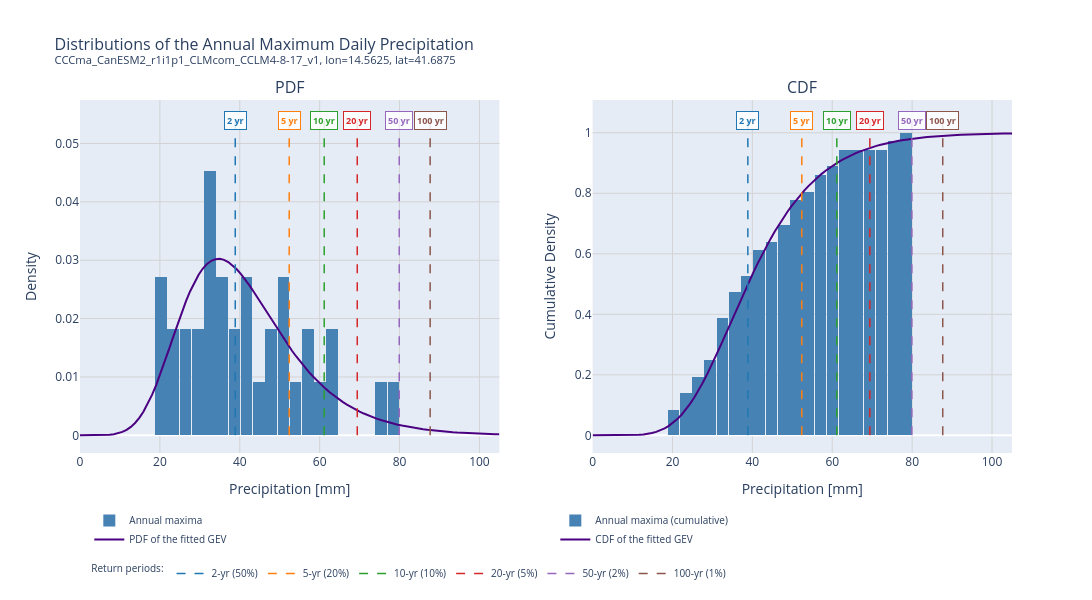

Write notebook code for a chart like this one.
### Markdown cell above
### Definition of return periods

The above histogram and fitted GEV distribution already indicate probability of an event to occur, e.g., an event larger than 80 mm per day (intensity), occurring. The return period is defined using this **exceedance probability**. 


```{admonition} What is a return period?
:class: note
 A return period (or recurrence interval) is a statistical measurement that denotes the average time between two extreme events of the same intensity. The return period is calculated as the inverse of the exceedance probability that such an event will occur in a given year. For example, an event with a 100-year return period has a 1% chance of occuring in any single year (rather than a guaranteed once-a-century occurrence).
```

Using the fitted GEV, we can use its probability density function (PDF) and cumulative density function (CDF) to estimate the probability of exceedance for specific thresholds:

The **return period** $T$ of an extreme precipitation event is defined as the average time between two events of the same or greater intensity. It is calculated from the **exceedance probability** $p$ — the probability that the event is exceeded in any single year:

$$T = \frac{1}{p} = \frac{1}{1 - F(x)}$$

where $F(x)$ is the cumulative distribution function (CDF) evaluated at intensity $x$. For example, a 100-year return level has an exceedance probability of 1% per year.

We can invert the CDF to obtain the return level associated with a given return period: $x_T = F^{-1}(1 - 1/T)$.

### Code cell
from plotly.subplots import make_subplots

# Distinct color per return period
rp_colors = ['#1f77b4', '#ff7f0e', '#2ca02c', '#d62728', '#9467bd', '#8c564b']

# Compute return levels
return_periods = np.array([2, 5, 10, 20, 50, 100])
return_levels = genextreme.ppf(1 - 1/return_periods, *gev_params)

x = np.linspace(0, annual_max_df['rx1day'].max() + 25, 100)
pdf = genextreme.pdf(x, *gev_params)
cdf = genextreme.cdf(x, *gev_params)

# Build density histograms manually
counts_pdf, bin_edges = np.histogram(annual_max_df['rx1day'], bins=20, density=True)
bin_width = bin_edges[1] - bin_edges[0]
bin_centers = (bin_edges[:-1] + bin_edges[1:]) / 2
counts_cdf = np.cumsum(counts_pdf) * bin_width
y_max_pdf = max(counts_pdf.max(), pdf.max()) * 1.2

fig = make_subplots(rows=1, cols=2, subplot_titles=['PDF', 'CDF'])

# --- PDF panel (legend) ---
fig.add_trace(go.Bar(x=bin_centers, y=counts_pdf, width=bin_width * 0.95,
                     marker=dict(color='steelblue', line=dict(width=0)),
                     name='Annual maxima', legend='legend'), row=1, col=1)
fig.add_trace(go.Scatter(x=x, y=pdf, mode='lines', line=dict(color='indigo', width=2),
                         name='PDF of the fitted GEV', legend='legend'), row=1, col=1)

# --- CDF panel (legend2) ---
fig.add_trace(go.Bar(x=bin_centers, y=counts_cdf, width=bin_width * 0.95,
                     marker=dict(color='steelblue', line=dict(width=0)),
                     name='Annual maxima (cumulative)', legend='legend2'), row=1, col=2)
fig.add_trace(go.Scatter(x=x, y=cdf, mode='lines', line=dict(color='indigo', width=2),
                         name='CDF of the fitted GEV', legend='legend2'), row=1, col=2)

# --- Return level lines as traceable scatter traces (legend3) ---
for idx, (rp, rl) in enumerate(zip(return_periods, return_levels)):
    color = rp_colors[idx]
    hover_text = f'<b>{rp}-year return period</b><br>Return level: {rl:.1f} mm<br>Exceedance prob.: {1/rp:.1%}'

    # PDF panel — shown in legend3
    fig.add_trace(go.Scatter(
        x=[rl, rl], y=[0, y_max_pdf],
        mode='lines',
        line=dict(color=color, dash='dash', width=1.5),
        name=f'{rp}-yr ({1/rp:.0%})',
        legend='legend3', legendgroup=f'rp{rp}',
        showlegend=True,
        hovertemplate=hover_text + '<extra></extra>',
    ), row=1, col=1)

    # CDF panel — linked via legendgroup, hidden from legend
    fig.add_trace(go.Scatter(
        x=[rl, rl], y=[0, 1.05],
        mode='lines',
        line=dict(color=color, dash='dash', width=1.5),
        name=f'{rp}-yr ({1/rp:.0%})',
        legend='legend3', legendgroup=f'rp{rp}',
        showlegend=False,
        hovertemplate=hover_text + '<extra></extra>',
    ), row=1, col=2)

    # Horizontal annotation at top of each panel with background
    for col, xref, yref in [(1, 'x', 'y domain'), (2, 'x2', 'y2 domain')]:
        fig.add_annotation(
            x=rl, y=0.97, text=f'<b>{rp} yr</b>',
            showarrow=False,
            font=dict(size=9, color=color),
            xref=xref, yref=yref,
            bgcolor='rgba(255,255,255,0.85)',
            bordercolor=color, borderwidth=1, borderpad=2,
        )

fig.update_xaxes(title_text='Precipitation [mm]', showgrid=True, gridcolor='lightgrey')
fig.update_yaxes(title_text='Density', showgrid=True, gridcolor='lightgrey', row=1, col=1)
fig.update_yaxes(title_text='Cumulative Density', showgrid=True, gridcolor='lightgrey', row=1, col=2)
fig.update_layout(
    title=dict(
        text=f'Distributions of the Annual Maximum Daily Precipitation<br><sup>{point_df["member_id"].unique()[0]}, lon={point_df["lon"].iloc[0]}, lat={point_df["lat"].iloc[0]}</sup>',
        font=dict(size=16),
    ),
    bargap=0,
    legend=dict(x=0.01, y=-0.15, xanchor='left', yanchor='top', font=dict(size=10),
                bgcolor='rgba(255,255,255,0.7)'),
    legend2=dict(x=0.51, y=-0.15, xanchor='left', yanchor='top', font=dict(size=10),
                 bgcolor='rgba(255,255,255,0.7)'),
    legend3=dict(x=0.01, y=-0.3, xanchor='left', yanchor='top', font=dict(size=10),
                 bgcolor='rgba(255,255,255,0.7)', orientation='h',
                 title=dict(text='Return periods:', font=dict(size=10))),
    width=1200,
    height=600,
)

fig.show()

### Figure 1 — Plotly figure (JSON) as saved in the notebook; plotly's stock layout.template omitted (floating-point values rounded to 4 significant figures)
{"data": [{"legend": "legend", "marker": {"color": "steelblue", "line": {"width": 0}}, "name": "Annual maxima", "type": "bar", "width": 2.909, "x": [20.28, 23.34, 26.41, 29.47, 32.53, 35.59, 38.66, 41.72, 44.78, 47.84, 50.91, 53.97, 57.03, 60.09, 63.16, 66.22, 69.28, 72.34, 75.41, 78.47], "xaxis": "x", "y": [0.02721, 0.01814, 0.01814, 0.01814, 0.04535, 0.02721, 0.01814, 0.02721, 0.00907, 0.01814, 0.02721, 0.00907, 0.01814, 0.00907, 0.01814, 0.0, 0.0, 0.0, 0.00907, 0.00907], "yaxis": "y"}, {"legend": "legend", "line": {"color": "indigo", "width": 2}, "mode": "lines", "name": "PDF of the fitted GEV", "type": "scatter", "x": [0.0, 1.061, 2.121, 3.182, 4.242, 5.303, 6.364, 7.424, 8.485, 9.545, 10.61, 11.67, 12.73, 13.79, 14.85, 15.91, 16.97, 18.03, 19.09, 20.15, 21.21, 22.27, 23.33, 24.39, 25.45, 26.52, 27.58, 28.64, 29.7, 30.76, 31.82, 32.88, 33.94, 35.0, 36.06, 37.12, 38.18, 39.24, 40.3, 41.36, 42.42, 43.48, 44.55, 45.61, 46.67, 47.73, 48.79, 49.85, 50.91, 51.97, 53.03, 54.09, 55.15, 56.21, 57.27, 58.33, 59.39, 60.45, 61.52, 62.58, 63.64, 64.7, 65.76, 66.82, 67.88, 68.94, 70.0, 71.06, 72.12, 73.18, 74.24, 75.3, 76.36, 77.42, 78.48, 79.55, 80.61, 81.67, 82.73, 83.79, 84.85, 85.91, 86.97, 88.03, 89.09, 90.15, 91.21, 92.27, 93.33, 94.39, 95.45, 96.52, 97.58, 98.64, 99.7, 100.8, 101.8, 102.9, 103.9, 105.0], "xaxis": "x", "y": [2.097e-07, 6.603e-07, 1.891e-06, 4.959e-06, 1.199e-05, 2.691e-05, 5.633e-05, 0.0001106, 0.0002047, 0.0003586, 0.0005975, 0.00095, 0.001447, 0.002118, 0.002988, 0.004076, 0.005389, 0.006922, 0.008657, 0.01056, 0.0126, 0.01472, 0.01687, 0.019, 0.02104, 0.02295, 0.02469, 0.02622, 0.02752, 0.02857, 0.02936, 0.0299, 0.03018, 0.03023, 0.03006, 0.02969, 0.02915, 0.02845, 0.02762, 0.02669, 0.02568, 0.0246, 0.02348, 0.02233, 0.02117, 0.02001, 0.01886, 0.01773, 0.01663, 0.01556, 0.01454, 0.01355, 0.01261, 0.01172, 0.01088, 0.01008, 0.009326, 0.00862, 0.007959, 0.007342, 0.006766, 0.006229, 0.00573, 0.005267, 0.004839, 0.004441, 0.004074, 0.003735, 0.003423, 0.003135, 0.002869, 0.002625, 0.0024, 0.002194, 0.002005, 0.001831, 0.001672, 0.001526, 0.001392, 0.00127, 0.001158, 0.001055, 0.0009614, 0.0008758, 0.0007976, 0.0007261, 0.0006609, 0.0006013, 0.000547, 0.0004974, 0.0004523, 0.0004111, 0.0003736, 0.0003394, 0.0003083, 0.0002799, 0.0002541, 0.0002307, 0.0002093, 0.0001899], "yaxis": "y"}, {"legend": "legend2", "marker": {"color": "steelblue", "line": {"width": 0}}, "name": "Annual maxima (cumulative)", "type": "bar", "width": 2.909, "x": [20.28, 23.34, 26.41, 29.47, 32.53, 35.59, 38.66, 41.72, 44.78, 47.84, 50.91, 53.97, 57.03, 60.09, 63.16, 66.22, 69.28, 72.34, 75.41, 78.47], "xaxis": "x2", "y": [0.08333, 0.1389, 0.1944, 0.25, 0.3889, 0.4722, 0.5278, 0.6111, 0.6389, 0.6944, 0.7778, 0.8056, 0.8611, 0.8889, 0.9444, 0.9444, 0.9444, 0.9444, 0.9722, 1.0], "yaxis": "y2"}, {"legend": "legend2", "line": {"color": "indigo", "width": 2}, "mode": "lines", "name": "CDF of the fitted GEV", "type": "scatter", "x": [0.0, 1.061, 2.121, 3.182, 4.242, 5.303, 6.364, 7.424, 8.485, 9.545, 10.61, 11.67, 12.73, 13.79, 14.85, 15.91, 16.97, 18.03, 19.09, 20.15, 21.21, 22.27, 23.33, 24.39, 25.45, 26.52, 27.58, 28.64, 29.7, 30.76, 31.82, 32.88, 33.94, 35.0, 36.06, 37.12, 38.18, 39.24, 40.3, 41.36, 42.42, 43.48, 44.55, 45.61, 46.67, 47.73, 48.79, 49.85, 50.91, 51.97, 53.03, 54.09, 55.15, 56.21, 57.27, 58.33, 59.39, 60.45, 61.52, 62.58, 63.64, 64.7, 65.76, 66.82, 67.88, 68.94, 70.0, 71.06, 72.12, 73.18, 74.24, 75.3, 76.36, 77.42, 78.48, 79.55, 80.61, 81.67, 82.73, 83.79, 84.85, 85.91, 86.97, 88.03, 89.09, 90.15, 91.21, 92.27, 93.33, 94.39, 95.45, 96.52, 97.58, 98.64, 99.7, 100.8, 101.8, 102.9, 103.9, 105.0], "xaxis": "x2", "y": [1.741e-07, 5.941e-07, 1.844e-06, 5.242e-06, 1.374e-05, 3.344e-05, 7.591e-05, 0.0001616, 0.0003245, 0.0006169, 0.001115, 0.001924, 0.003182, 0.005055, 0.007745, 0.01147, 0.01647, 0.02298, 0.03123, 0.0414, 0.05368, 0.06817, 0.08492, 0.104, 0.1252, 0.1485, 0.1738, 0.2008, 0.2294, 0.2591, 0.2899, 0.3213, 0.3532, 0.3853, 0.4173, 0.449, 0.4802, 0.5107, 0.5405, 0.5693, 0.5971, 0.6238, 0.6493, 0.6735, 0.6966, 0.7184, 0.739, 0.7584, 0.7767, 0.7937, 0.8097, 0.8246, 0.8385, 0.8514, 0.8633, 0.8744, 0.8847, 0.8942, 0.903, 0.9111, 0.9186, 0.9255, 0.9318, 0.9377, 0.943, 0.9479, 0.9525, 0.9566, 0.9604, 0.9639, 0.967, 0.97, 0.9726, 0.9751, 0.9773, 0.9793, 0.9812, 0.9829, 0.9844, 0.9858, 0.9871, 0.9883, 0.9894, 0.9903, 0.9912, 0.992, 0.9928, 0.9934, 0.994, 0.9946, 0.9951, 0.9955, 0.996, 0.9963, 0.9967, 0.997, 0.9973, 0.9975, 0.9978, 0.998], "yaxis": "y2"}, {"hovertemplate": "<b>2-year return period</b><br>Return level: 38.9 mm<br>Exceedance prob.: 50.0%<extra></extra>", "legend": "legend3", "legendgroup": "rp2", "line": {"color": "#1f77b4", "dash": "dash", "width": 1.5}, "mode": "lines", "name": "2-yr (50%)", "showlegend": true, "type": "scatter", "x": [38.87, 38.87], "xaxis": "x", "y": [0, 0.05442], "yaxis": "y"}, {"hovertemplate": "<b>2-year return period</b><br>Return level: 38.9 mm<br>Exceedance prob.: 50.0%<extra></extra>", "legend": "legend3", "legendgroup": "rp2", "line": {"color": "#1f77b4", "dash": "dash", "width": 1.5}, "mode": "lines", "name": "2-yr (50%)", "showlegend": false, "type": "scatter", "x": [38.87, 38.87], "xaxis": "x2", "y": [0, 1.05], "yaxis": "y2"}, {"hovertemplate": "<b>5-year return period</b><br>Return level: 52.4 mm<br>Exceedance prob.: 20.0%<extra></extra>", "legend": "legend3", "legendgroup": "rp5", "line": {"color": "#ff7f0e", "dash": "dash", "width": 1.5}, "mode": "lines", "name": "5-yr (20%)", "showlegend": true, "type": "scatter", "x": [52.38, 52.38], "xaxis": "x", "y": [0, 0.05442], "yaxis": "y"}, {"hovertemplate": "<b>5-year return period</b><br>Return level: 52.4 mm<br>Exceedance prob.: 20.0%<extra></extra>", "legend": "legend3", "legendgroup": "rp5", "line": {"color": "#ff7f0e", "dash": "dash", "width": 1.5}, "mode": "lines", "name": "5-yr (20%)", "showlegend": false, "type": "scatter", "x": [52.38, 52.38], "xaxis": "x2", "y": [0, 1.05], "yaxis": "y2"}, {"hovertemplate": "<b>10-year return period</b><br>Return level: 61.1 mm<br>Exceedance prob.: 10.0%<extra></extra>", "legend": "legend3", "legendgroup": "rp10", "line": {"color": "#2ca02c", "dash": "dash", "width": 1.5}, "mode": "lines", "name": "10-yr (10%)", "showlegend": true, "type": "scatter", "x": [61.14, 61.14], "xaxis": "x", "y": [0, 0.05442], "yaxis": "y"}, {"hovertemplate": "<b>10-year return period</b><br>Return level: 61.1 mm<br>Exceedance prob.: 10.0%<extra></extra>", "legend": "legend3", "legendgroup": "rp10", "line": {"color": "#2ca02c", "dash": "dash", "width": 1.5}, "mode": "lines", "name": "10-yr (10%)", "showlegend": false, "type": "scatter", "x": [61.14, 61.14], "xaxis": "x2", "y": [0, 1.05], "yaxis": "y2"}, {"hovertemplate": "<b>20-year return period</b><br>Return level: 69.4 mm<br>Exceedance prob.: 5.0%<extra></extra>", "legend": "legend3", "legendgroup": "rp20", "line": {"color": "#d62728", "dash": "dash", "width": 1.5}, "mode": "lines", "name": "20-yr (5%)", "showlegend": true, "type": "scatter", "x": [69.41, 69.41], "xaxis": "x", "y": [0, 0.05442], "yaxis": "y"}, {"hovertemplate": "<b>20-year return period</b><br>Return level: 69.4 mm<br>Exceedance prob.: 5.0%<extra></extra>", "legend": "legend3", "legendgroup": "rp20", "line": {"color": "#d62728", "dash": "dash", "width": 1.5}, "mode": "lines", "name": "20-yr (5%)", "showlegend": false, "type": "scatter", "x": [69.41, 69.41], "xaxis": "x2", "y": [0, 1.05], "yaxis": "y2"}, {"hovertemplate": "<b>50-year return period</b><br>Return level: 79.9 mm<br>Exceedance prob.: 2.0%<extra></extra>", "legend": "legend3", "legendgroup": "rp50", "line": {"color": "#9467bd", "dash": "dash", "width": 1.5}, "mode": "lines", "name": "50-yr (2%)", "showlegend": true, "type": "scatter", "x": [79.92, 79.92], "xaxis": "x", "y": [0, 0.05442], "yaxis": "y"}, {"hovertemplate": "<b>50-year return period</b><br>Return level: 79.9 mm<br>Exceedance prob.: 2.0%<extra></extra>", "legend": "legend3", "legendgroup": "rp50", "line": {"color": "#9467bd", "dash": "dash", "width": 1.5}, "mode": "lines", "name": "50-yr (2%)", "showlegend": false, "type": "scatter", "x": [79.92, 79.92], "xaxis": "x2", "y": [0, 1.05], "yaxis": "y2"}, {"hovertemplate": "<b>100-year return period</b><br>Return level: 87.7 mm<br>Exceedance prob.: 1.0%<extra></extra>", "legend": "legend3", "legendgroup": "rp100", "line": {"color": "#8c564b", "dash": "dash", "width": 1.5}, "mode": "lines", "name": "100-yr (1%)", "showlegend": true, "type": "scatter", "x": [87.66, 87.66], "xaxis": "x", "y": [0, 0.05442], "yaxis": "y"}, {"hovertemplate": "<b>100-year return period</b><br>Return level: 87.7 mm<br>Exceedance prob.: 1.0%<extra></extra>", "legend": "legend3", "legendgroup": "rp100", "line": {"color": "#8c564b", "dash": "dash", "width": 1.5}, "mode": "lines", "name": "100-yr (1%)", "showlegend": false, "type": "scatter", "x": [87.66, 87.66], "xaxis": "x2", "y": [0, 1.05], "yaxis": "y2"}], "layout": {"annotations": [{"font": {"size": 16}, "showarrow": false, "text": "PDF", "x": 0.225, "xanchor": "center", "xref": "paper", "y": 1, "yanchor": "bottom", "yref": "paper"}, {"font": {"size": 16}, "showarrow": false, "text": "CDF", "x": 0.775, "xanchor": "center", "xref": "paper", "y": 1, "yanchor": "bottom", "yref": "paper"}, {"bgcolor": "rgba(255,255,255,0.85)", "bordercolor": "#1f77b4", "borderpad": 2, "borderwidth": 1, "font": {"color": "#1f77b4", "size": 9}, "showarrow": false, "text": "<b>2 yr</b>", "x": 38.87, "xref": "x", "y": 0.97, "yref": "y domain"}, {"bgcolor": "rgba(255,255,255,0.85)", "bordercolor": "#1f77b4", "borderpad": 2, "borderwidth": 1, "font": {"color": "#1f77b4", "size": 9}, "showarrow": false, "text": "<b>2 yr</b>", "x": 38.87, "xref": "x2", "y": 0.97, "yref": "y2 domain"}, {"bgcolor": "rgba(255,255,255,0.85)", "bordercolor": "#ff7f0e", "borderpad": 2, "borderwidth": 1, "font": {"color": "#ff7f0e", "size": 9}, "showarrow": false, "text": "<b>5 yr</b>", "x": 52.38, "xref": "x", "y": 0.97, "yref": "y domain"}, {"bgcolor": "rgba(255,255,255,0.85)", "bordercolor": "#ff7f0e", "borderpad": 2, "borderwidth": 1, "font": {"color": "#ff7f0e", "size": 9}, "showarrow": false, "text": "<b>5 yr</b>", "x": 52.38, "xref": "x2", "y": 0.97, "yref": "y2 domain"}, {"bgcolor": "rgba(255,255,255,0.85)", "bordercolor": "#2ca02c", "borderpad": 2, "borderwidth": 1, "font": {"color": "#2ca02c", "size": 9}, "showarrow": false, "text": "<b>10 yr</b>", "x": 61.14, "xref": "x", "y": 0.97, "yref": "y domain"}, {"bgcolor": "rgba(255,255,255,0.85)", "bordercolor": "#2ca02c", "borderpad": 2, "borderwidth": 1, "font": {"color": "#2ca02c", "size": 9}, "showarrow": false, "text": "<b>10 yr</b>", "x": 61.14, "xref": "x2", "y": 0.97, "yref": "y2 domain"}, {"bgcolor": "rgba(255,255,255,0.85)", "bordercolor": "#d62728", "borderpad": 2, "borderwidth": 1, "font": {"color": "#d62728", "size": 9}, "showarrow": false, "text": "<b>20 yr</b>", "x": 69.41, "xref": "x", "y": 0.97, "yref": "y domain"}, {"bgcolor": "rgba(255,255,255,0.85)", "bordercolor": "#d62728", "borderpad": 2, "borderwidth": 1, "font": {"color": "#d62728", "size": 9}, "showarrow": false, "text": "<b>20 yr</b>", "x": 69.41, "xref": "x2", "y": 0.97, "yref": "y2 domain"}, {"bgcolor": "rgba(255,255,255,0.85)", "bordercolor": "#9467bd", "borderpad": 2, "borderwidth": 1, "font": {"color": "#9467bd", "size": 9}, "showarrow": false, "text": "<b>50 yr</b>", "x": 79.92, "xref": "x", "y": 0.97, "yref": "y domain"}, {"bgcolor": "rgba(255,255,255,0.85)", "bordercolor": "#9467bd", "borderpad": 2, "borderwidth": 1, "font": {"color": "#9467bd", "size": 9}, "showarrow": false, "text": "<b>50 yr</b>", "x": 79.92, "xref": "x2", "y": 0.97, "yref": "y2 domain"}, {"bgcolor": "rgba(255,255,255,0.85)", "bordercolor": "#8c564b", "borderpad": 2, "borderwidth": 1, "font": {"color": "#8c564b", "size": 9}, "showarrow": false, "text": "<b>100 yr</b>", "x": 87.66, "xref": "x", "y": 0.97, "yref": "y domain"}, {"bgcolor": "rgba(255,255,255,0.85)", "bordercolor": "#8c564b", "borderpad": 2, "borderwidth": 1, "font": {"color": "#8c564b", "size": 9}, "showarrow": false, "text": "<b>100 yr</b>", "x": 87.66, "xref": "x2", "y": 0.97, "yref": "y2 domain"}], "bargap": 0, "height": 600, "legend": {"bgcolor": "rgba(255,255,255,0.7)", "font": {"size": 10}, "x": 0.01, "xanchor": "left", "y": -0.15, "yanchor": "top"}, "legend2": {"bgcolor": "rgba(255,255,255,0.7)", "font": {"size": 10}, "x": 0.51, "xanchor": "left", "y": -0.15, "yanchor": "top"}, "legend3": {"bgcolor": "rgba(255,255,255,0.7)", "font": {"size": 10}, "orientation": "h", "title": {"font": {"size": 10}, "text": "Return periods:"}, "x": 0.01, "xanchor": "left", "y": -0.3, "yanchor": "top"}, "title": {"font": {"size": 16}, "text": "Distributions of the Annual Maximum Daily Precipitation<br><sup>CCCma_CanESM2_r1i1p1_CLMcom_CCLM4-8-17_v1, lon=14.5625, lat=41.6875</sup>"}, "width": 1200, "xaxis": {"anchor": "y", "domain": [0, 0.45], "gridcolor": "lightgrey", "showgrid": true, "title": {"text": "Precipitation [mm]"}}, "xaxis2": {"anchor": "y2", "domain": [0.55, 1], "gridcolor": "lightgrey", "showgrid": true, "title": {"text": "Precipitation [mm]"}}, "yaxis": {"anchor": "x", "domain": [0, 1], "gridcolor": "lightgrey", "showgrid": true, "title": {"text": "Density"}}, "yaxis2": {"anchor": "x2", "domain": [0, 1], "gridcolor": "lightgrey", "showgrid": true, "title": {"text": "Cumulative Density"}}}}
